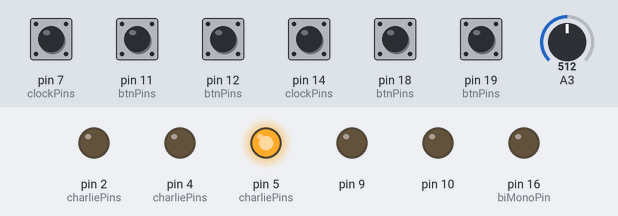
A sketch run on a simulated Arduino Uno, built with avr-gcc and run on an emulated ATmega328P. On the bench: output pins drawn as LEDs (lit = HIGH). The test bench sets the inputs (shaded band); at power-on: pin 7 (clockPins), pin 11 (btnPins), pin 12 (btnPins), pin 14 (clockPins), pin 18 (btnPins), pin 19 (btnPins) HIGH, A3 = 512. Pins used as bus, display or sensor lines are not drawn.

Above: at 1.2 s.
1.3 s: pin 7 (clockPins) pulled LOW for 0.15 s
At 2.5 s:
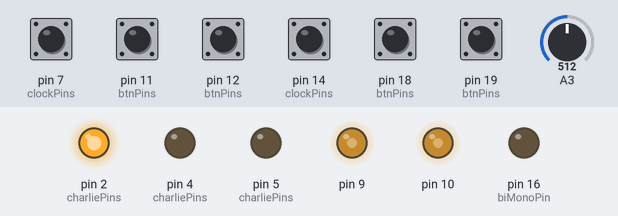
2.9 s: pin 11 (btnPins) pulled LOW for 0.15 s
At 3.02 s:
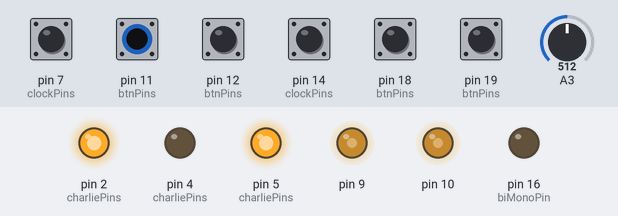
Timing chart, 0 to 5.9 s (numbered marks = the images above; inputs shaded):
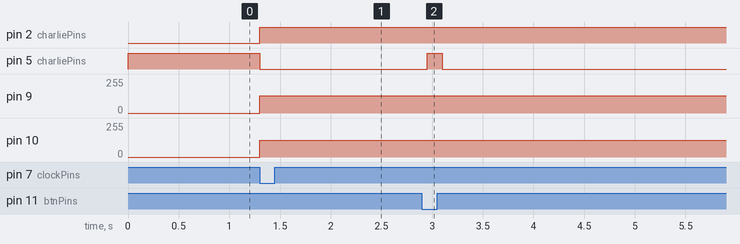

The sketch:

Quantizer_Code.ino
```cpp
// Quantizer.
// Code by Luther / l.Geerinckx
// 12 March 2022
// Adaptation for "Scales" version by M.Almen, 2025-04-22

#include "MyPWM.h" // dual PWM 16 bit via D9 and D10
#include "MyButtons.h"
#include "MyAnalog.h"
#include "MyCharlieLeds.h"
#include "MyTrigger.h"
#include "MyDivision.h"
#include "MyLowPass.h"

// ------------------------- GLOBALS --------------------------------

#define semitone 1105 // <--------- CALIBRATION VALUE! This determines the PWM value between two intervals.

#define maxQntz 59   // 2^16/1105; Higher values will lead to overflow of 16 bit integers
#define biMonoPin 16 // uni-polar: 0V/+5V, bi-polar: -3.5V/+5V
#define trigPin 8
#define octaves 5       // 0-5 results in 4 octaves
#define glideFactor 100 // defines the increase in glide amounth
#define offsetCount 9   // defines transpose options

bool biCV = false;  // startup value of incoming CV range. uni-polar: 0V/+5V, bi-polar: -3.5V/+5V
byte shMode = true; // Sample & Hold mode
byte qntz;          // variable for storing quantized value;
byte note;
byte offset = 0; // transpose offset
byte glideIndex = 0;
byte btnState = 0; // binary flags for storing button states [UP, DOWN, SCALE, TRANSPOSE, GLIDE]
uint16_t scaleIndex = 0;

LowPass glide(glideFactor * 6);                                 // buffer length
MyDivision checkUtils(100);                                     // checking utilities a bit slower so it is less intensive for CPU and usefull for slowing down glide.
MyAnalog adc(A3, 10, octaves * 12);                             // pin, error margin, max value (5*12 semitones).
byte transpose[offsetCount] = {0, 2, 4, 7, 10, 12, 24, 36, 48}; // transpose intervals

// ------------------------- SCALES --------------------------------

// integer notation of scales and triads  https://en.wikipedia.org/wiki/Pitch_class#Integer_notation
// http://musictheoryfundamentals.com/MusicTheory/modes.php
// first element stores length of array

byte scales[12][13] = {
    {12, 0, 1, 2, 3, 4, 5, 6, 7, 8, 9, 10, 11}, // Chromatic scale
    {7, 0, 2, 4, 5, 7, 9, 10, 0, 0, 0, 0, 0},   // Major scale
    {7, 0, 2, 3, 5, 7, 8, 10, 0, 0, 0, 0, 0},   // Minor scale
    {7, 0, 2, 3, 5, 7, 9, 10, 0, 0, 0, 0, 0},   // Dorian scale
    {5, 0, 2, 4, 7, 9, 0, 0, 0, 0, 0, 0, 0},    // Pentatonic scale
    {6, 0, 3, 5, 6, 7, 10, 0, 0, 0, 0, 0, 0},   // Blues scale
    {7, 0, 2, 4, 5, 7, 9, 10, 0, 0, 0, 0, 0},   // Mixolydian scale
    {3, 0, 4, 7, 0, 0, 0, 0, 0, 0, 0, 0, 0},    // major triad (0-4-7)
    {3, 0, 3, 7, 0, 0, 0, 0, 0, 0, 0, 0, 0},    // minor triad (0-3-7)
    {3, 0, 4, 8, 0, 0, 0, 0, 0, 0, 0, 0, 0},    // Augmented triad (0-4-8)
    {3, 0, 3, 6, 0, 0, 0, 0, 0, 0, 0, 0, 0},    // Diminshed triad (0-3-6)
    {1, 0, 0, 0, 0, 0, 0, 0, 0, 0, 0, 0, 0},    // Octave
};

byte scaleLen = scales[scaleIndex][0];

// ------------------------- LEDS --------------------------------

byte charliePins[4] = {2, 3, 4, 5};   // pins
MyCharlieLeds myLeds(charliePins, 4); // array of pins for charlieplexing, number of pins

byte ledNoteMap[12] = {11, 8, 5, 10, 0, 3, 2, 9, 4, 7, 1, 6};  // remaps the indexes for the Charlie Plexing LEDS
byte ledLogicMap[12] = {11, 5, 0, 3, 9, 7, 6, 8, 10, 2, 4, 1}; // remaps the indexes for the Charlie Plexing LEDS

// ------------------------- OUTPUT TRIGGER --------------------------------

void triggerHandler(bool on)
{
    digitalWrite(trigPin, on);
}

MyTrigger triggerOut(triggerHandler, 10); // handler, countdown (speed also depends on CPU speed)

// ------------------------- BUTTONS --------------------------------

// button press logic
void btnHandler(byte index, button type)
{
    if (type == PRESSED)
    {
        if (index == 0) // UP
        {
            if (bitRead(btnState, 1)) // UP + DOWN = toggle polarity
            {
                biCV = !biCV;
                digitalWrite(biMonoPin, biCV);
            }
            else if (bitRead(btnState, 2)) // UP + SCALE
            {
                scaleIndex = scaleIndex < 11 ? scaleIndex + 1 : 0;
                myLeds.printLed(ledLogicMap[scaleIndex]);
            }
            else if (bitRead(btnState, 3)) // UP + TRANSPOSE
            {
                offset = offset < (offsetCount - 1) ? offset + 1 : 0;
                myLeds.printLed(ledNoteMap[transpose[offset] % 12]);
            }
            else if (bitRead(btnState, 4)) // UP + GLIDE
            {
                glideIndex = glideIndex < 6 ? glideIndex + 1 : 0;
                myLeds.printLed(ledLogicMap[glideIndex]);
                glide.setCutOff(glideIndex * glideFactor);
            }
            bitWrite(btnState, 0, 1);
        }
        else if (index == 1) // DOWN
        {
            if (bitRead(btnState, 0)) // UP + DOWN = toggle polarity
            {
                biCV = !biCV;
                digitalWrite(biMonoPin, biCV);
            }
            else if (bitRead(btnState, 2)) // DOWN + SCALE
            {
                scaleIndex = scaleIndex > 0 ? scaleIndex - 1 : 11;
                myLeds.printLed(ledLogicMap[scaleIndex]);
            }
            else if (bitRead(btnState, 3)) // DOWN + TRANSPOSE
            {
                offset = offset > 0 ? offset - 1 : (offsetCount - 1);
                myLeds.printLed(ledNoteMap[transpose[offset] % 12]);
            }
            else if (bitRead(btnState, 4)) // DOWN + GLIDE
            {
                glideIndex = glideIndex > 0 ? glideIndex - 1 : 6;
                myLeds.printLed(ledLogicMap[glideIndex]);
                glide.setCutOff(glideIndex * glideFactor);
            }
            bitWrite(btnState, 1, 1);
        }
        else if (index == 2) // SCALE or GLIDE
        {
            if (bitRead(btnState, 3)) // GLIDE
            {
                myLeds.printLed(ledLogicMap[glideIndex]);
                bitWrite(btnState, 3, 0);
                bitWrite(btnState, 4, 1);
            }
            else // SCALE
            {
                bitWrite(btnState, 2, 1);
                myLeds.printLed(ledLogicMap[scaleIndex]);
            }
        }
        else if (index == 3) // TRANSPOSE or GLIDE
        {
            if (bitRead(btnState, 2)) // GLIDE
            {
                myLeds.printLed(ledLogicMap[glideIndex]);
                bitWrite(btnState, 2, 0);
                bitWrite(btnState, 4, 1);
            }
            else // TRANSPOSE
            {
                bitWrite(btnState, 3, 1);
                myLeds.printLed(ledNoteMap[transpose[offset % 12]]);
            }
        }

        scaleLen = scales[scaleIndex][0];
        adc.setMax(octaves * scaleLen);
        quantize(adc.getCurrent());
    }
    else // release
    {
        if (index == 0) // UP
        {
            bitWrite(btnState, 0, 0);
        }
        else if (index == 1) // DOWN
        {
            bitWrite(btnState, 1, 0);
        }
        else
        {
            btnState = 0; // release all buttons
            myLeds.printLed(ledNoteMap[note]);
        }
    }
}

byte btnPins[4] = {18, 19, 12, 11};         //UP, DOWN , SCALE, TRANSPOSE
MyButtons btns(btnPins, 4, btnHandler, 50); // buttonpins, pin count, handler, debounce time

// ------------------------- CLOCK IN --------------------------------

void clockHandler(byte index, button type)
{
    if (index == 0)
    {
        if (type == PRESSED)
        {
            quantize(adc.read());
        }
    }
    else
    {
        shMode = type == RELEASED ? true : false; // set sample and hold mode if a cable is plugged into the clock jack
    }
}

byte clockPins[2] = {14, 7};                      // clock, check clock jack
MyButtons clockIn(clockPins, 2, clockHandler, 0); // buttonpins, pin count, handler, debounce

// ------------------------- HELPER FUNCTIONS --------------------------------

void quantize(byte val)
{
    qntz = val + transpose[offset];
    static byte oldQntz;
    byte division = qntz / scaleLen;
    byte remainder = qntz % scaleLen;
    note = scales[scaleIndex][remainder + 1];

    qntz = division * 12 + note;
    qntz = qntz < maxQntz ? qntz : maxQntz; // preventing overflow

    if (qntz != oldQntz)
    {
        triggerOut.start();
        oldQntz = qntz;
        if (btnState == 0)
        {
            myLeds.printLed(ledNoteMap[note]); // index 0-11;
        }
    }
}

void cycleLeds() {
  byte totalPins = sizeof(ledLogicMap) / sizeof(ledLogicMap[0]);

  for (byte i = 0; i < totalPins; i++) {
    myLeds.printLed(ledLogicMap[i]);
    Serial.print(ledLogicMap[i]);
    delay(1000);
  }

  delay(3000);
}

// ------------------------- SETUP & LOOP --------------------------------

void setup()
{
    //    Serial.begin(9600);
    //    Serial.println("start");
    MyPWM::init();
    btns.begin();
    clockIn.begin();
    myLeds.printLed(ledNoteMap[scaleIndex]);
    pinMode(trigPin, OUTPUT);
    pinMode(biMonoPin, OUTPUT);
    digitalWrite(biMonoPin, biCV);
}

void loop()
{
  //cycleLeds();
    if (checkUtils.onNext())
    {
        if (!shMode)
        {
            if (adc.onChange())
            {
                quantize(adc.getCurrent());
            }
        }

        MyPWM::write(glide.getNext(qntz * semitone)); // write result to DAC
        triggerOut.next();
        btns.on();
        clockIn.on();
    }
}
```

MyAnalog.h
```cpp
// Code by Luther / l.Geerinckx
// 12 March 2022

class MyAnalog
{
  private:
    byte pin;
    float current;
    float oldValue;
    int error;
    uint16_t maxValue;

  public:
    MyAnalog(byte, int, uint16_t);
    bool changed;
    bool onChange();
    uint16_t getCurrent();
    void setMax(uint16_t);
    uint16_t read();
};

MyAnalog::MyAnalog(byte _pin, int _error, uint16_t _maxValue)
{
    pin = _pin;
    current = analogRead(_pin);
    oldValue = current;
    changed = false;
    error = _error;
    maxValue = _maxValue;
}


bool MyAnalog::onChange()
{
    current = analogRead(pin);
    if (current - oldValue > error || oldValue - current > error)
    {
        oldValue = current;
        return true;
    }
    return false;
}

void MyAnalog::setMax(uint16_t _maxValue){
  maxValue = _maxValue;
}

uint16_t MyAnalog::getCurrent(){
  return maxValue*(current/1024);  // 10 bit ADC
}

uint16_t MyAnalog::read(){
  current = analogRead(pin);
  return maxValue*(current/1024);  // 10 bit ADC
}
```

MyButtons.h
```cpp
// Code by L Geerinckx.
// reads an array of buttons

#ifndef MYBUTTONS_H
#define MYBUTTONS_H

enum button
{
    PRESSED,
    RELEASED,
};

class MyButtons
{
private:
    byte _num;
    byte *_btnPins;
    byte *lastButtonState;
    byte *buttonState;
    void (*_handler)(byte, button);
    unsigned long lastDebounceTime;
    unsigned long debounceDelay;

public:
    MyButtons(byte arr[], byte, void handler(byte, button), byte); // constructor
    byte *reading;
    void begin();
    bool on();
    bool checkIndex(byte);
};

MyButtons::MyButtons(byte btnPins[], byte num, void handler(byte, button), byte debounce = 0)
{
    _num = num;
    _handler = handler;
    debounceDelay = debounce;
    _btnPins = new byte[_num];
    lastButtonState = new byte[_num];
    buttonState = new byte[_num];
    lastDebounceTime = 0;
    reading = new byte[_num];

    // populate arrays
    for (byte i = 0; i < _num; ++i)
    {
        _btnPins[i] = btnPins[i];
        lastButtonState[i] = 1;
        buttonState[i] = 1;
    }
}

void MyButtons::begin()
{
    for (byte i = 0; i < _num; i++)
    {
        pinMode(_btnPins[i], INPUT_PULLUP);
    }
}

bool MyButtons::on()
{
    for (int i = 0; i < _num; i++)
    {
        reading[i] = digitalRead(_btnPins[i]);
        if (reading[i] != lastButtonState[i]) // if change
        {
            lastDebounceTime = millis();
        }

        if ((millis() - lastDebounceTime) > debounceDelay) // check again after debounce time
        {
            if (reading[i] != buttonState[i])
            {
                if (reading[i] == 1)
                {
                    _handler(i, RELEASED);
                }
                else if (reading[i] == 0)
                {
                    _handler(i, PRESSED);
                }
                buttonState[i] = reading[i];
                return true;
            }
        }
        lastButtonState[i] = reading[i];
    }
    return false;
}

bool MyButtons::checkIndex(byte index)
{
    if (reading[index] == 1)
    {
        return true;
    }
    return false;
}

#endif
```

MyCharlieLeds.h
```cpp
// Code by Luther / l.Geerinckx
// 12 March 2022


class MyCharlieLeds
{
private:
    byte *_pinArray;
    byte _pinNum;
    byte _ledNum;
    byte **_ledCombis;
    byte _factorial(byte);
    byte _nCr(byte, byte);

public:
    MyCharlieLeds(byte[], byte);
    void printLed(byte);
    void printCombis();  // useful for debugging
    void cycleLeds(byte);
};

MyCharlieLeds::MyCharlieLeds(byte pinArray[], byte pinNum)
{
    _pinNum = pinNum;               // number of pins
    _pinArray = new byte[_pinNum];  // array of pins
    _ledNum = _nCr(_pinNum, 2) * 2; // calculates the max possible combinations of charlieplexed leds

    _ledCombis = new byte *[_ledNum]; // create a 2-dimensional array and populate it with the default value (INPUT)
    for (byte i = 0; i < _ledNum; i++)
    {
        _ledCombis[i] = new byte[_pinNum];
        for (byte j = 0; j < _pinNum; j++)
        {
            _ledCombis[i][j] = 3; // INPUT
        }
    }

    byte ledIndex = 0;
    while (ledIndex < _ledNum) // populate 2-dimensional array with all possible combinations
    {
        for (byte j = 0; j < _pinNum; j++)
        {
            for (byte k = 0; k < _pinNum; k++)
            {
                if (k != j)
                {
                    _ledCombis[ledIndex][j] = 1; // HIGH
                    _ledCombis[ledIndex][k] = 0; // LOW
                    ledIndex++;
                }
            }
        }
    }

    // populate ledPin array
    for (byte i = 0; i < _pinNum; ++i)
    {
        _pinArray[i] = pinArray[i];
    }
}

// --------------HELPER FUNCTIONS -----------------

byte MyCharlieLeds::_factorial(byte n)
{
    byte factorial = 1;
    for (byte i = 2; i <= n; i++)
        factorial = factorial * i;
    return factorial;
}

byte MyCharlieLeds::_nCr(byte n, byte r)
{
    return _factorial(n) / (_factorial(r) * _factorial(n - r));
}

void MyCharlieLeds::printCombis()
{
    for (byte i = 0; i < _ledNum; i++)
    {
        for (byte j = 0; j < _pinNum; j++)
        {
            if (_ledCombis[i][j] == 0)
            {
                Serial.print("LOW");
            }
            else if (_ledCombis[i][j] == 1)
            {
                Serial.print("HIGH");
            }
            else
            {
                Serial.print("INPUT");
            }
            Serial.print(",");
        }
        Serial.println("");
    }
}

// --------------MAIN FUNCTIONS -----------------

void MyCharlieLeds::printLed(byte index)
{
    for (byte j = 0; j < _pinNum; j++)
    {
        if (_ledCombis[index][j] == 0)
        {
            pinMode(_pinArray[j], OUTPUT);
            digitalWrite(_pinArray[j], LOW);
        }
        else if (_ledCombis[index][j] == 1)
        {
            pinMode(_pinArray[j], OUTPUT);
            digitalWrite(_pinArray[j], HIGH);
        }
        else
        {
            pinMode(_pinArray[j], INPUT);
        }
    }
}
```

MyDivision.h
```cpp
#ifndef MYDIVISION_H
#define MYDIVISION_H

// Code by Luther / l.Geerinckx
// 12 March 2022
// A clock division utility


class MyDivision
{
private:
    long count;
    long current = 0;

public:
    MyDivision(long);
    bool onNext();
    void setDivision(long);
    long getCurrent();
    long getDivision();
};

MyDivision::MyDivision(long _count)
{
    count = _count;
}

void MyDivision::setDivision(long _count)
{
    count = _count;
    onNext();
}

long MyDivision::getCurrent()
{
    return current;
}

long MyDivision::getDivision()
{
    return count;
}

bool MyDivision::onNext()
{
    if (current >= count)
    {
        current = 0;
        return true;
    }
    else
    {
        current++;
        return false;
    }
}

#endif
```

MyLowPass.h
```cpp
#ifndef LOWPASS_H
#define LOWPASS_H

// A simple moving average filter by L.Geerinckx
// Constantly writes new data to a buffer
// Calculates average over that buffer
// The longer that array is the more it filters out high frequencies. Thus Cutoff frequency is set by array length

class LowPass
{
private:
    uint16_t len;
    uint16_t maxLen;
    uint16_t *buffer;
    uint16_t current;
    uint16_t writePos = 0;

public:
    LowPass(uint16_t, uint16_t);
    uint16_t getCurrent();
    uint16_t getNext(uint16_t);
    uint16_t getCutOff();
    void setToMax();
    void setCutOff(uint16_t);
};

LowPass::LowPass(uint16_t _max, uint16_t _len = 0)
{
    maxLen = _max;
    setCutOff(_len);
    buffer = new uint16_t[maxLen];
    for (uint16_t i = 0; i < maxLen; i++)
    {
        buffer[i] = 0;
    }
}

uint16_t LowPass::getNext(uint16_t val)
{
    buffer[writePos] = val;
    if (len == 0)
    {
        return val;
    }
    else
    {
        writePos = writePos < len ? writePos + 1 : 0;
    }

    // calc average
    long temp = 0;
    for (uint16_t i = 0; i < len; i++)
    {
        temp += buffer[i];
    }

    current = temp / len;

    return current;
}

void LowPass::setCutOff(uint16_t _len)
{
    len = _len >= maxLen ? maxLen - 1 : _len; // check
}

uint16_t LowPass::getCurrent()
{
    return current;
}

void LowPass::setToMax()
{
    setCutOff(maxLen);
}

uint16_t LowPass::getCutOff()
{
    return len;
}

#endif
```

MyTrigger.h
```cpp
// Code by L.Geerinckx
// A simple class for triggering events


class MyTrigger
{
private:
    long count;
    long current;
    void (*handler)(byte);
    bool triggerOn;

public:
    MyTrigger(void _handler(bool), long);
    void start();
    void next();
};

MyTrigger::MyTrigger(void _handler(bool), long _count)
{
    handler = _handler;
    count = _count;
}

void MyTrigger::start()
{
    handler(true);
    current = 0;
    triggerOn = true;
}

void MyTrigger::next()
{
    if (current < count)
    {
        current++;
    }
    else if (triggerOn)
    {
        triggerOn = false;
        handler(false);
    }
}
```

Source omitted: MyPWM.h (2049 bytes)

Measured:
- after the input at 1.3 s, pin 2 (charliePins): LOW → HIGH at once; pin 5 (charliePins): HIGH → LOW at once; pin 9: 0/255 → 129/255 at once; pin 10: 0/255 → 126/255 at once
- after the input at 2.9 s, pin 5 (charliePins): LOW → HIGH after 0.05 s, → LOW 0.15 s later
